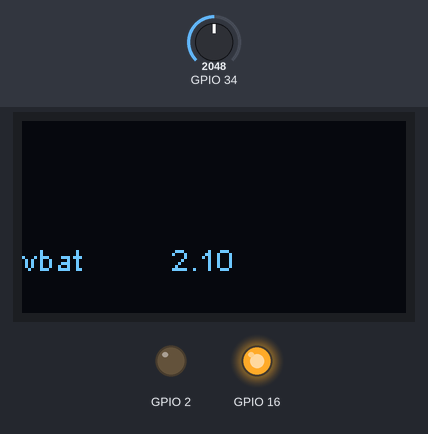
A sketch run on a simulated ESP32. On the bench: 128×64 one-colour display, output pins drawn as LEDs (lit = HIGH). The test bench sets the inputs (shaded band); at power-on: GPIO 34 = 2048. What the sketch prints to the serial monitor is not drawn.

Above: at 1.2 s.
1.3 s: GPIO 34 set to 2866
At 3.2 s:
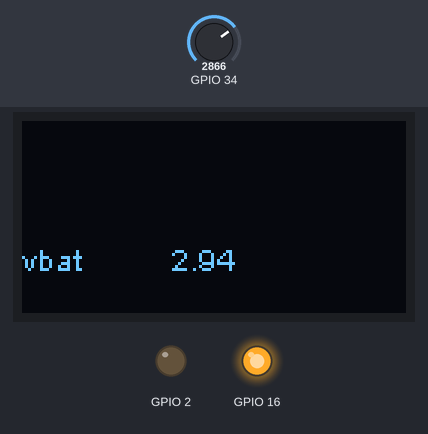
3.6 s: GPIO 34 set to 3603
At 4.6 s:
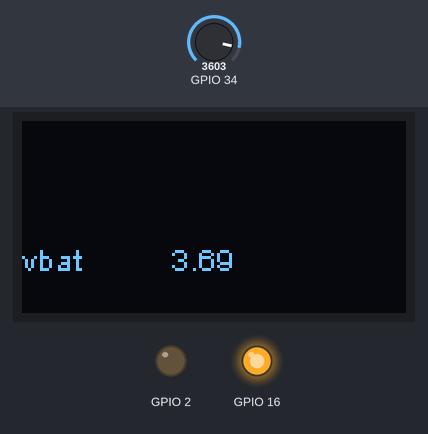
5.6 s: GPIO 34 set to 4095
At 7.2 s:
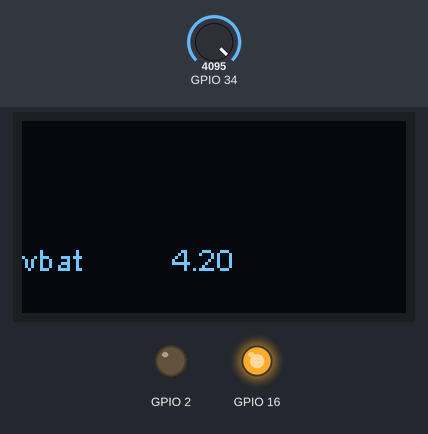
Timing chart, 0 to 8.7 s (numbered marks = the images above; inputs shaded):
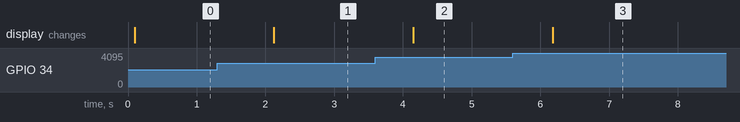

Measured:
- after the input at 1.3 s, the display: changes after 0.82 s (image 1)
- after the input at 3.6 s, the display: changes after 0.55 s (image 2)
- after the input at 5.6 s, the display: changes after 0.58 s (image 3)

The sketch:

deepsleepTTGO.ino
```cpp
#include <Wire.h>
#include <SPI.h>
#include "SSD1306.h"

#define uS_TO_S_FACTOR 1000000  /* Conversion factor for micro seconds to seconds */
#define TIME_TO_SLEEP  10        /* Time ESP32 will go to sleep (in seconds) */

RTC_DATA_ATTR int bootCount = 0;
SSD1306  display(0x3c, 4, 15);

/*
Method to print the reason by which ESP32
has been awaken from sleep
*/
void print_wakeup_reason(){
  esp_sleep_wakeup_cause_t wakeup_reason;

  wakeup_reason = esp_sleep_get_wakeup_cause();

  switch(wakeup_reason)
  {
    case ESP_SLEEP_WAKEUP_EXT0 : Serial.println("Wakeup caused by external signal using RTC_IO"); break;
    case ESP_SLEEP_WAKEUP_EXT1 : Serial.println("Wakeup caused by external signal using RTC_CNTL"); break;
    case ESP_SLEEP_WAKEUP_TIMER : Serial.println("Wakeup caused by timer"); break;
    case ESP_SLEEP_WAKEUP_TOUCHPAD : Serial.println("Wakeup caused by touchpad"); break;
    case ESP_SLEEP_WAKEUP_ULP : Serial.println("Wakeup caused by ULP program"); break;
    default : Serial.printf("Wakeup was not caused by deep sleep: %d\n",wakeup_reason); break;
  }
}

void setup() {
  Serial.begin(115200);
  pinMode (34, INPUT);
  pinMode (16, OUTPUT);
  pinMode (2, OUTPUT);
  digitalWrite (16, LOW); // set GPIO16 low to reset OLED
  delay (50);
  digitalWrite (16, HIGH); // while OLED is running, GPIO16 must go high
  display.init ();
  display.flipScreenVertically ();
  display.setFont (ArialMT_Plain_10);
  esp_sleep_enable_timer_wakeup(TIME_TO_SLEEP * uS_TO_S_FACTOR);
  Serial.println("Setup ESP32 to sleep for every " + String(TIME_TO_SLEEP) +
  " Seconds");
  ++bootCount;
  Serial.println("Boot number: " + String(bootCount));
  print_wakeup_reason();

  display.displayOn();

  display.init();
  display.setContrast(255);
  display.setFont(ArialMT_Plain_10);
}


void loop() {
  display.clear();
  display.drawString(0,40,"vbat");
  float VBAT = 4.2f * (float(analogRead(34)) / 4096.0f);
  Serial.print("Vbat = "); Serial.print(VBAT); Serial.println(" Volts");
  display.drawString(50,40, String(VBAT));
  display.display();
  delay(1000);
  //esp_deep_sleep_start();
}
```
